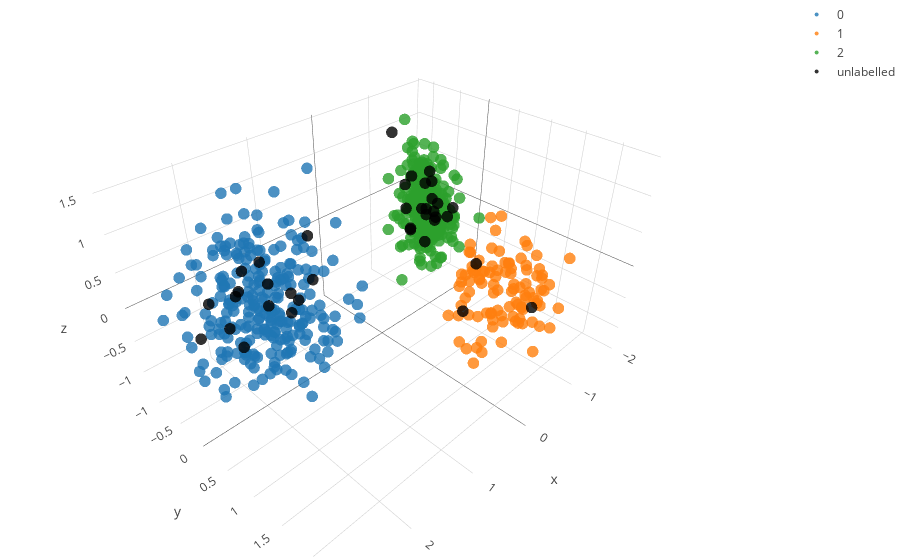

Notebook cell for this chart:
### Code cell
## lets now visualize the result:

## Our reference populations
fig_data= [go.Scatter3d(
        x = features[[x for x in range(sum(Sizes)) if labels[x] == i],0],
        y = features[[x for x in range(sum(Sizes)) if labels[x] == i],1],
        z = features[[x for x in range(sum(Sizes)) if labels[x] == i],2],
        type='scatter3d',
        mode= "markers",
        marker= {
        'line': {'width': 0},
        'size': 4,
        'symbol': 'circle',
      "opacity": .8
      },
      name= str(i)
    ) for i in range(N_pops)]


## The incognita:
admx_t= [y for y in it.chain(*admixed.values())] 
admx_t= np.array(admx_t)
admx_t= pca.transform(admx_t)

fig_data.append(
    go.Scatter3d(
        x = admx_t[:,0],
        y = admx_t[:,1],
        z = admx_t[:,2],
        type='scatter3d',
        mode= "markers",
        marker= {
        'color':'rgb(0,0,0)',
        'line': {'width': 0},
        'size': 4,
        'symbol': 'circle',
      "opacity": .8
      },
      name= 'unlabelled'
    ))

layout = go.Layout(
    margin=dict(
        l=0,
        r=0,
        b=0,
        t=0
    )
)

fig = go.Figure(data=fig_data, layout=layout)
iplot(fig)
